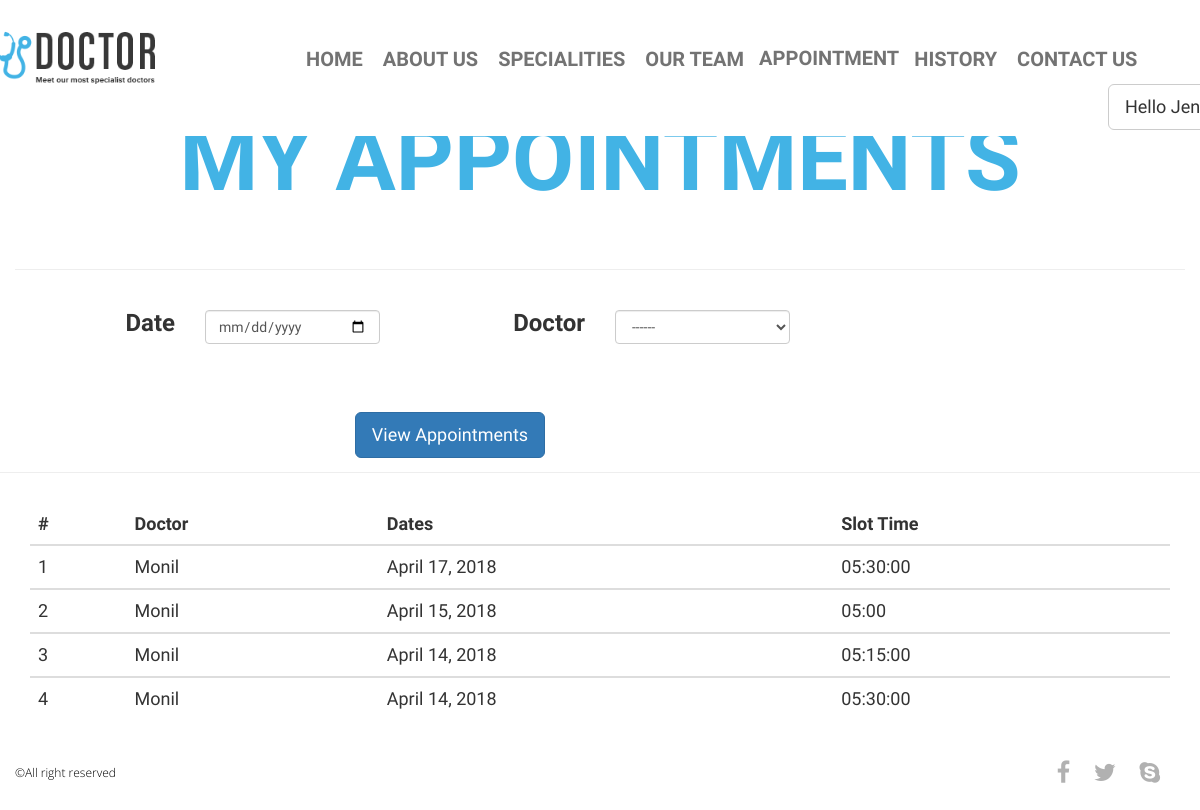
Page /myappoint/ (signed in) on the committed database.
### catalog/models.py (models this page shows)
class Appointment(models.Model):
    u_id=models.ForeignKey(User,on_delete=models.CASCADE)
    Doctor_id=models.ForeignKey(Doctor,on_delete=models.CASCADE)
    Slot_Time=models.ForeignKey(Slots,on_delete=models.CASCADE)
    Date=models.DateField()
    Taken_time=models.TimeField()
    def __str__(self):
        tp=str(self.Date)
        ta=str(self.Slot_Time)
        return '{0} {1}'.format(tp,ta)
        return (tp,ta)

class Doctor(models.Model):
    u_id=models.OneToOneField(User,on_delete=models.CASCADE)
    First_Name=models.CharField(max_length=40)
    Last_Name=models.CharField(max_length=40)
    Middle_Name=models.CharField(max_length=40)
    Address=models.CharField(max_length=200)
    Date_Of_Birth=models.DateField()
    Blood_Grp=models.CharField(max_length=8)
    Degree=models.CharField(max_length=100)
    Description=models.CharField(max_length=200)
    Profile_pic= models.FileField(upload_to="profilepics/")
    def __str__(self):
        full_name=self.First_Name+self.Middle_Name+self.Last_Name
        return self.First_Name

class Slots(models.Model):
    Doctor_id=models.ForeignKey(Doctor,on_delete=models.CASCADE)
    Slot_Time = models.CharField(max_length=15)
    def __str__(self):
        return str(self.Slot_Time)

### catalog/views.py (the view, shortened to what this page needs)
# urls.py: url(r'^myappoint/$',views.myappoint,name='myappoint'),
def myappoint(request):
    username=request.user
    print(username.id)
    d=Doctor.objects.filter(u_id=username.id)
    u=Patient.objects.filter(u_id=username.id)
    print(d)
    print(u)
    print(username.id)
    Doctor_logged_in=Doctor.objects.none()
    Patient_logged_in=Patient.objects.none()
    if u:
        Patient_logged_in=u
        print("Logged In user is Patient")
    if d:
        return redirect('/home/')
        Doctor_logged_in=d
        print("Logged In User Is Doctor")
    print(Patient_logged_in)
    logu=request.user
    doctors=Doctor.objects.all()
    App=Appointment.objects.filter(u_id=logu).order_by('-Date')
    print(App)
    print(App)
    doctors=Doctor.objects.all()
    return render(
            request,
            'myappoint.html',
            context={'App':App,'Doctor_logged_in':Doctor_logged_in,'Patient_logged_in':Patient_logged_in,'doctors':doctors}
        )

### catalog/models.py (called while the page is built)
    def __str__(self):
        full_name=self.First_Name+self.Middle_Name+self.Last_Name
        return '{0} {1} {2} {3} {4} {5} {6}'.format(self.u_id,self.First_Name,self.Last_Name,self.Middle_Name,self.Address,self.Date_Of_Birth,self.Profile_pic)
        """
        Returns the url to access a detail record for this book.
        """

### catalog/templates/myappoint.html (shortened to what this page needs)
{% load static%}
<!DOCTYPE html>
<html lang="en">
<head>
  <link rel="stylesheet" type="text/css" href="https://netdna.bootstrapcdn.com/bootstrap/3.1.1/css/bootstrap.min.css">
  <link rel="stylesheet" href="https://maxcdn.bootstrapcdn.com/bootstrap/3.3.7/css/bootstrap.min.css">
  <link rel="stylesheet" href="https://maxcdn.bootstrapcdn.com/bootstrap/3.3.7/css/bootstrap.min.css">
  <link rel="stylesheet" href="{% static 'main/css/font-awesome.min.css' %} ">
  <link rel="stylesheet" href="{% static 'main/css/bootstrap.min.css' %}">
  <link rel="stylesheet" href="{% static 'main/css/style.css' %} ">
</head>
<body>
  <header class="top-header">
    <div class="container">
      <div class="row">
        <div class="col-xs-2 header-logo">
          <br>
          <a href="main_base.html"><img src="{% static 'main/img/logo.png' %}" alt="" class="img-responsive logo"></a>
        </div>
        <div class="col-md-10">
          <nav class="navbar navbar-default">
            <div class="container-fluid nav-bar">
              <div class="collapse navbar-collapse" id="bs-example-navbar-collapse-1">
                <ul class="nav navbar-nav navbar-left">
                  <li><a class="menu " href="{% url 'home' %}">Home</a></li>
                  <li><a class="menu " href="{% url 'aboutus' %}">About Us</a></li>
                  <li><a class="menu" href="{% url 'service' %}">Specialities </a></li>
                  <li><a class="menu" href="{% url 'team' %}">Our Team</a></li>
                  {% if user.is_authenticated %}
                    {% if Patient_logged_in %}
                         <li class="dropdown">
                              <button class="dropbtn active">Appointment</button>
                        </li>
                       <li><a class="menu" href="{% url 'history' %}"> History</a></li>
                    {% endif %}
                    <li><a class="menu" href="{% url 'contact' %}"> Contact Us</a></li>
                  </ul>
                 <ul class="nav navbar-nav navbar-right">
                  <div class="dropdown">
                      <button class="btn btn-default btn-lg dropdown-toggle" type="button" data-toggle="dropdown"> Hello {{                 user.get_username }} !    </button>
                       </div>
                        </ul>
              {% endif %}
              </div>
            </div>
          </nav>
        </div>
      </div>
    </div>
  </header>
  <section class="takeapoint text-center" id="">
    <div class="container">
      <div class="row">
        <h2><strong>My Appointments</strong></h2>
        <br>
        <br>
        <hr>
      </div>
    </div>
    <form name="Appoint_form"  id="Appoint_form" method="post" novalidate>
      <div class="form-group row">
        <div class="col-sm-1"></div>
         <h3> <label for="colFormLabelSm" class="col-sm-2 col-form-label col-form-label-sm text-right" >Date</label>
          <div class="col-sm-2 text-center">
                <input type="date" class="form-control form-control-sm" id="id_date" name="date" for="{{id_for_label }} placeholder="Enter Appointment Date">
          <br><br>
          </div>
        </h3>
         <h3> <label for="colFormLabelSm" class="col-sm-2 col-form-label col-form-label-sm text-right">Doctor</label>
                   <div class="col-sm-2 text-center">
            <select class="form-control" id="id_doctor_name" name="doctor_name" for="{{doctor_name.id_for_label }}">
              <option value=" ">------</option>
            </select>
          </div>
        </h3>
      </div>
          <div class="col-sm-9">
                <button type="submit" class="btn btn-primary btn-lg">View Appointments</button>
          </div>
          <br><br>
          <hr>
  </form>
  </section>
  <section class ="tableborder" id="tableborder">
    <div class="container">
     <div class="table-responsive ">
     <h4>
        <table class="table">
          <thead>
            <tr>
              <th>#</th>
              <th>Doctor</th>
              <th>Dates</th>
              <th>Slot Time</th>
            </tr>
          </thead>
          <tbody>
          {% for appoint in App %}
            <tr>
              <td>{{forloop.counter}}</td>
              <td>{{appoint.Doctor_id}}</td>
              <td>{{appoint.Date}}</td>
              <td>{{appoint.Slot_Time}}</td>
            </tr>
          </tbody>
          {% endfor %}
        </table>
      </h4>
    </div>
  </section>
  <footer class="footer clearfix">
    <div class="container">
      <div class="row">
        <div class="col-xs-6 footer-para">
          <p>&copy;All right reserved</p>
        </div>
        <div class="col-xs-6 text-right">
          <a href=""><i class="fa fa-facebook"></i></a>
          <a href=""><i class="fa fa-twitter"></i></a>
          <a href=""><i class="fa fa-skype"></i></a>
        </div>
      </div>
    </div>
  </footer>

### catalog/static/main/css/style.css (style rules this page uses)
.dropbtn { margin: -10px; background-color: transparent; border-color: transparent; transition: all .5s ease 0s; -webkit-transition: all .5s ease 0s; -moz-transition: all .5s ease 0s; -o-transition: all .5s ease 0s; -ms-transition: all .5s ease 0s; background: transparent; border: none; background color: white; left: 40px; font-size: 20px; color: #737373; text-transform: uppercase; transition: all .7s ease 0s; -webkit-transition: all .7s ease 0s; -moz-transition: all .7s ease 0s; -o-transition: all .7s ease 0s; -ms-transition: all .7s ease 0s; padding: 10px 10px; font-weight: bold; }
.dropdown { margin: -05px; background-color:white; left: 40px; right:10px; font-size: 0px; color: #737373; text-transform: uppercase; transition: all .7s ease 0s; -webkit-transition: all .7s ease 0s; -moz-transition: all .7s ease 0s; -o-transition: all .7s ease 0s; -ms-transition: all .7s ease 0s; padding: 10px 10px; font-weight: bold; color: white; }
body { margin: 0; padding: 0; font-family: 'BenchNine', sans-serif; }
li { list-style: none; }
a:hover, a:visited, a { text-decoration: none; }
h1, h2 { text-transform: uppercase; font-weight: bold; }
.top-header { background: #fff !important; position: fixed; width: 100%; z-index: 99999; }
.top-header img.logo { margin-left: -40px; margin-bottom: 20px; margin-top: -20px; size:10; transition: all .5s ease 0s; -webkit-transition: all .5s ease 0s; -moz-transition: all .5s ease 0s; -o-transition: all .5s ease 0s; -ms-transition: all .5s ease 0s; }
.navbar-default { background-color: transparent; border-color: transparent; margin-bottom: 0; margin-top: 6px; transition: all .5s ease 0s; -webkit-transition: all .5s ease 0s; -moz-transition: all .5s ease 0s; -o-transition: all .5s ease 0s; -ms-transition: all .5s ease 0s; }
.nav-bar { margin-top: 28px; }
ul.nav { margin: 0; padding: 0; }
.navbar-default .navbar-nav>li>a { left: 40px; font-size: 20px; color: #737373; text-transform: uppercase; transition: all .7s ease 0s; -webkit-transition: all .7s ease 0s; -moz-transition: all .7s ease 0s; -o-transition: all .7s ease 0s; -ms-transition: all .7s ease 0s; padding: 10px 10px; font-weight: bold; }
.takeapoint { background-repeat: repeat-y; margin-top: 10px; }
.takeapoint h2 { font-size: 90px; color: #42b3e5; margin-top: 100px; margin-bottom: 0; }
.tableborder { left: 25px; right: 25px; }
.footer-para { margin: 0; padding: 0; }
.footer p { font-size: 12px; color: #000; font-family: 'Open Sans', sans-serif; font-weight: 300; margin: 0; padding: 25px 0; }
.footer a i.fa { font-size: 24px; color: #b1b1b1; padding: 22px 10px; }
html, body, .carousel, .carousel-inner, .carousel-inner .item { height: 100%; }
.navbar { width:108% !important; margin:0px auto; left:0; right:10px; padding:0; }
.navbar-right { right:10px; }

### rows in the picture
Appointment: Doctor_id "Monil", Date "April 17, 2018", Slot_Time "05:30:00"
Appointment: Doctor_id "Monil", Date "April 15, 2018", Slot_Time "05:00"
Appointment: Doctor_id "Monil", Date "April 14, 2018", Slot_Time "05:15:00"
Appointment: Doctor_id "Monil", Date "April 14, 2018", Slot_Time "05:30:00"
